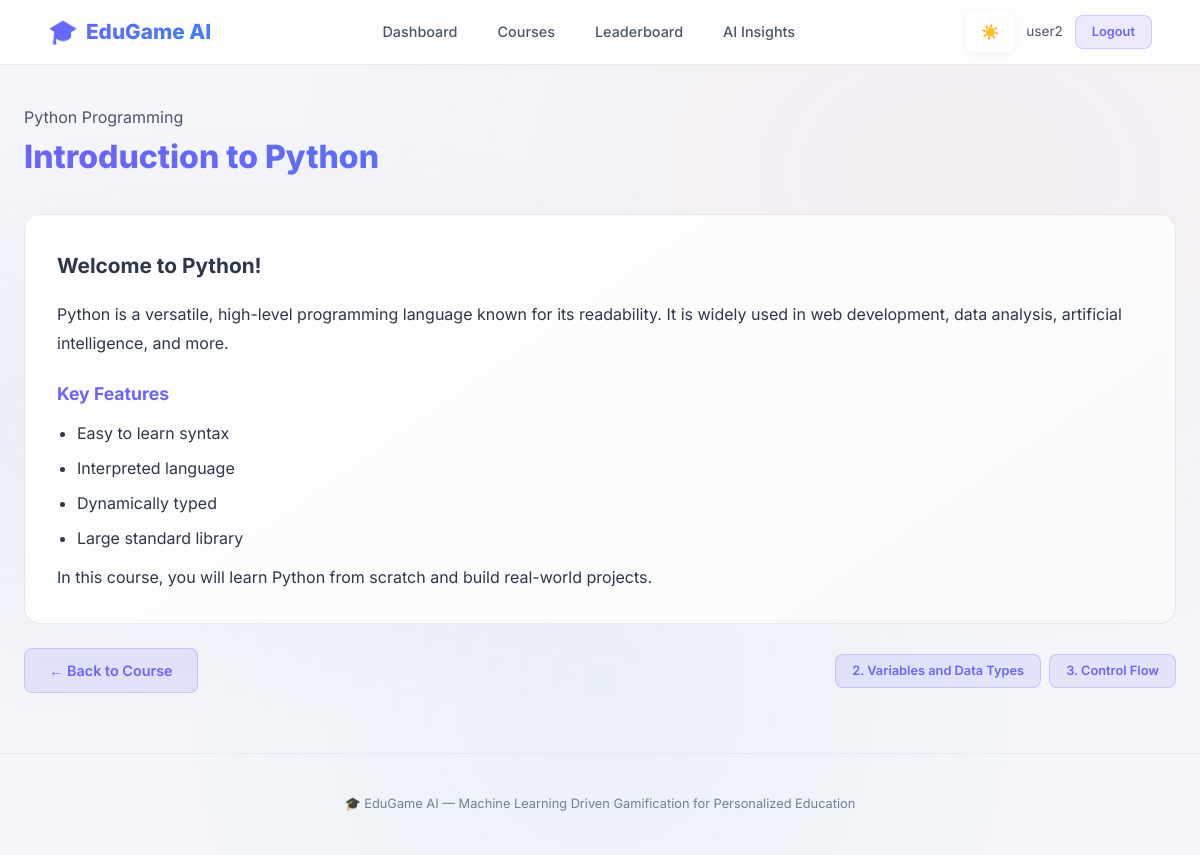
/courses/1/lesson/1 (signed in), run on the app's committed database.
### tables this page shows
CREATE TABLE courses (
    id INTEGER PRIMARY KEY AUTOINCREMENT,
    title TEXT NOT NULL,
    description TEXT,
    difficulty TEXT DEFAULT 'beginner',  -- beginner, intermediate, advanced
    category TEXT,
    created_at TIMESTAMP DEFAULT CURRENT_TIMESTAMP
);

CREATE TABLE lessons (
    id INTEGER PRIMARY KEY AUTOINCREMENT,
    course_id INTEGER NOT NULL,
    title TEXT NOT NULL,
    content TEXT,
    order_num INTEGER DEFAULT 0,
    FOREIGN KEY (course_id) REFERENCES courses(id)
);

### modules/courses.py (the view)
@courses_bp.route('/courses/<int:course_id>/lesson/<int:lesson_id>')
def view_lesson(course_id, lesson_id):
    if 'user_id' not in session:
        return redirect(url_for('auth.login'))
    course = get_course_by_id(course_id)
    lesson = get_lesson_by_id(lesson_id)
    if not lesson or not course:
        return "Lesson not found", 404
    lessons = get_lessons_by_course(course_id)
    log_activity(session['user_id'], 'lesson_view', f'Viewed lesson: {lesson["title"]}', 5)
    return render_template('lesson.html', course=course, lesson=lesson, lessons=lessons)

### database/init_db.py (called while the page is built)
def get_db():
    conn = sqlite3.connect(DB_PATH)
    conn.row_factory = sqlite3.Row
    conn.execute("PRAGMA foreign_keys = ON")
    return conn

### models/course.py (called while the page is built)
def get_course_by_id(course_id):
    conn = get_db()
    course = conn.execute("SELECT * FROM courses WHERE id = ?", (course_id,)).fetchone()
    conn.close()
    return course

def get_lessons_by_course(course_id):
    conn = get_db()
    lessons = conn.execute(
        "SELECT * FROM lessons WHERE course_id = ? ORDER BY order_num", (course_id,)
    ).fetchall()
    conn.close()
    return lessons

def get_lesson_by_id(lesson_id):
    conn = get_db()
    lesson = conn.execute("SELECT * FROM lessons WHERE id = ?", (lesson_id,)).fetchone()
    conn.close()
    return lesson

### models/gamification.py (called while the page is built)
def log_activity(user_id, activity_type, details='', duration=0):
    conn = get_db()
    conn.execute(
        "INSERT INTO user_activity (user_id, activity_type, details, duration_minutes) VALUES (?,?,?,?)",
        (user_id, activity_type, details, duration)
    )
    conn.commit()
    conn.close()

### templates/lesson.html (shortened to what this page needs)
{% extends "base.html" %}
{% block content %}
<div class="container">
    <div class="page-header">
        <p class="text-muted">{{ course['title'] }}</p>
        <h1>{{ lesson['title'] }}</h1>
    </div>
    <div class="lesson-content animate-in">
        {{ lesson['content']|safe }}
    </div>
    <div class="flex justify-between items-center mt-3">
        <a href="{{ url_for('courses.course_detail', course_id=course['id']) }}" class="btn btn-secondary">&larr; Back to Course</a>
        <div class="flex gap-1">
            {% for l in lessons %}
                {% if l['id'] != lesson['id'] %}
                <a href="{{ url_for('courses.view_lesson', course_id=course['id'], lesson_id=l['id']) }}" class="btn btn-sm btn-secondary">
                    {{ l['order_num'] }}. {{ l['title'] }}
                </a>
                {% endif %}
            {% endfor %}
        </div>
    </div>
</div>
{% endblock %}

### static/css/style.css (style rules this page uses)
:root { --bg-primary: #f4f6f9; --bg-secondary: #ffffff; --bg-card: #ffffff; --bg-card-hover: #f8f9fa; --text-primary: #2d3748; --text-secondary: #4a5568; --text-muted: #718096; --accent-primary: #6c63ff; --accent-secondary: #ff6584; --accent-success: #2ecc71; --accent-warning: #f39c12; --accent-danger: #e74c3c; --accent-info: #3498db; --gradient-primary: linear-gradient(135deg, #6c63ff, #3b82f6); --gradient-secondary: linear-gradient(135deg, #ff6584, #ff8a5c); --gradient-success: linear-gradient(135deg, #2ecc71, #27ae60); --gradient-card: linear-gradient(145deg, #ffffff, #f8f9fa); --shadow-sm: 0 2px 8px rgba(0, 0, 0, 0.05); --shadow-md: 0 4px 16px rgba(0, 0, 0, 0.08); --shadow-lg: 0 8px 32px rgba(0, 0, 0, 0.12); --shadow-glow: 0 0 20px rgba(108, 99, 255, 0.2); --border-color: rgba(0, 0, 0, 0.08); --header-bg: rgba(255, 255, 255, 0.85); --radius-sm: 8px; --radius-md: 12px; --radius-lg: 16px; --radius-xl: 24px; --transition: all 0.3s cubic-bezier(0.4, 0, 0.2, 1); }
*, *::before, *::after { margin: 0; padding: 0; box-sizing: border-box; }
html { scroll-behavior: smooth; }
body { font-family: "Inter", -apple-system, sans-serif; background: var(--bg-primary); color: var(--text-primary); line-height: 1.6; min-height: 100vh; overflow-x: hidden; }
body::before { content: ""; position: fixed; top: 0; left: 0; width: 100%; height: 100%; background: radial-gradient( ellipse at 20% 50%, rgba(108, 99, 255, 0.08) 0%, transparent 50% ), radial-gradient( ellipse at 80% 20%, rgba(255, 101, 132, 0.06) 0%, transparent 50% ), radial-gradient( ellipse at 50% 80%, rgba(59, 130, 246, 0.05) 0%, transparent 50% ); pointer-events: none; z-index: 0; }
a { color: var(--accent-primary); text-decoration: none; transition: var(--transition); }
.container { max-width: 1200px; margin: 0 auto; padding: 0 24px; position: relative; z-index: 1; }
.page-header { padding: 40px 0 24px; }
.page-header h1 { font-size: 2rem; font-weight: 800; margin-bottom: 8px; background: var(--gradient-primary); -webkit-background-clip: text; -webkit-text-fill-color: transparent; background-clip: text; }
.page-header p { color: var(--text-secondary); font-size: 1rem; }
.btn { display: inline-flex; align-items: center; justify-content: center; gap: 8px; padding: 10px 24px; border-radius: var(--radius-sm); font-size: 0.9rem; font-weight: 600; border: none; cursor: pointer; transition: var(--transition); font-family: "Inter", sans-serif; text-decoration: none; }
.btn-secondary { background: rgba(108, 99, 255, 0.12); color: var(--accent-primary); border: 1px solid rgba(108, 99, 255, 0.25); }
.btn-sm { padding: 6px 16px; font-size: 0.8rem; }
.lesson-content { padding: 32px; background: var(--gradient-card); border: 1px solid var(--border-color); border-radius: var(--radius-lg); line-height: 1.8; }
.lesson-content h2 { margin-bottom: 16px; font-size: 1.3rem; }
.lesson-content h3 { margin: 20px 0 10px; color: var(--accent-primary); font-size: 1.1rem; }
.lesson-content ul { padding-left: 20px; margin: 10px 0; }
.lesson-content li { margin-bottom: 6px; }
.text-muted { color: var(--text-secondary); }
.mt-3 { margin-top: 24px; }
.gap-1 { gap: 8px; }
.flex { display: flex; }
.items-center { align-items: center; }
.justify-between { justify-content: space-between; }
.animate-in { animation: fadeInUp 0.5s ease forwards; }

### data on the page
courses: title "Python Programming"
lessons: title "Introduction to Python", content "Welcome to Python! Python is a versatile, high-level programming language known for its readability. It is widely used in web development, data analysis, artificial intelligence, and more. Key Features Easy to learn syntax Interpreted language Dynamically typed Large standard library In this course, you will learn Python from scratch and build real-world projects."
lessons: order_num "2", title "Variables and Data Types"
lessons: order_num "3", title "Control Flow"

### other printed values
{{ session.get('username', '') }} "user2"
